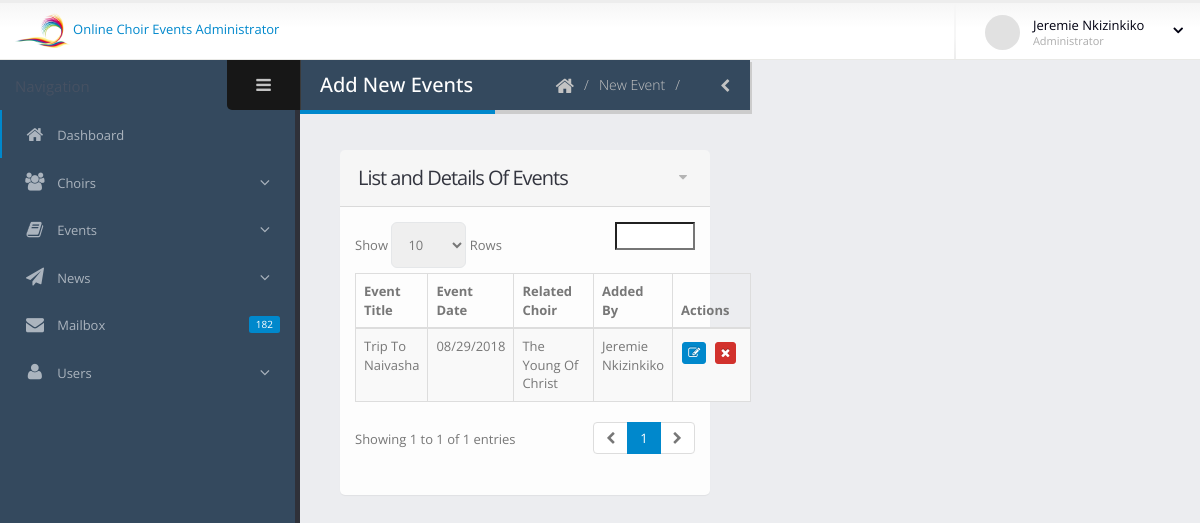
The page /admin/events.php (signed in) on the database its author committed.
### tables this page shows
CREATE TABLE `users` (
  `id` int(10) NOT NULL,
  `fname` varchar(100) NOT NULL,
  `lname` varchar(100) NOT NULL,
  `email` varchar(50) NOT NULL,
  `phone` varchar(50) NOT NULL,
  `type` varchar(50) NOT NULL,
  `choir` int(10) NOT NULL DEFAULT '0',
  `username` varchar(100) DEFAULT NULL,
  `password` varchar(100) NOT NULL,
  `created_at` datetime NOT NULL DEFAULT CURRENT_TIMESTAMP
);

CREATE TABLE `events` (
  `event_id` int(10) NOT NULL,
  `event_title` varchar(100) NOT NULL,
  `event_details` text NOT NULL,
  `event_date` varchar(100) NOT NULL,
  `event_choir_id` int(10) NOT NULL,
  `event_created_by` int(10) NOT NULL,
  `event_created_at` datetime NOT NULL DEFAULT CURRENT_TIMESTAMP
);

CREATE TABLE `choirs` (
  `id` int(10) NOT NULL,
  `ch_name` varchar(100) NOT NULL,
  `ch_details` text NOT NULL,
  `ch_created_at` datetime NOT NULL DEFAULT CURRENT_TIMESTAMP
);

### admin/events.php (the view, shortened to what this page needs)
<?php
include_once "includes/header.php";
if(!isset($_SESSION['admin']) && !isset($_SESSION['adminId'])){
	echo "<script type=\"text/javascript\">
				swal({
					title: \"User Not Logged In!\",
					text: \"Please login and proceed...\",
					type: 'error',
					timer: 3000,
					showConfirmButton: false
				});
				setTimeout(function(){
					window.location.href = '../login.php';
				}, 2000);
			</script>";
} else {
	try {
		$sqlSelEvents = 'SELECT * FROM events ORDER BY event_created_at DESC';
		$stmEvents = $db->prepare($sqlSelEvents);
		$stmEvents->execute();
	} catch (PDOException $ex) {
		echo "An error occured: ".$ex->getMessage();
	}
}
?>
<section role="main" class="content-body">
					<header class="page-header">
						<h2>Add New Events</h2>
						<div class="right-wrapper pull-right">
							<ol class="breadcrumbs">
								<li>
									<a href="index.php">
										<i class="fa fa-home"></i>
									</a>
								</li>
								<li><span>New Event</span></li>
								<a class="sidebar-right-toggle"><i class="fa fa-chevron-left"></i></a>
							</ol>
						</div>
					</header>
                      <section class="panel">
							<header class="panel-heading">
								<div class="panel-actions">
									<a href="#" class="fa fa-caret-down"></a>
								</div>
								<h2 class="panel-title">List and Details Of Events</h2>
							</header>
							<div class="panel-body">
								<table class="table table-bordered table-striped mb-none" id="datatable-default">
									<thead>
										<tr>
											<th>Event Title</th>
											<th>Event Date</th>
											<th>Related Choir</th>
											<th>Added By</th>
											<th>Actions</th>
										</tr>
									</thead>
									<tbody>
										<?php
										while($rowEvents= $stmEvents->fetch()){
											$eventId = $rowEvents['event_id'];
											$eventTitle = $rowEvents['event_title'];
											$eventDate = $rowEvents['event_date'];
											$choirId = $rowEvents['event_choir_id'];
											$creatorId = $rowEvents['event_created_by'];
											$sqlCh = 'SELECT * FROM choirs WHERE id = :id';
											$stmCh = $db->prepare($sqlCh);
											$stmCh->execute(array(':id'=>$choirId));
											while($rowCh = $stmCh->fetch()){
												$eventChoir = $rowCh['ch_name'];
											}
											$sqlCr = 'SELECT * FROM users WHERE id = :id';
											$stmCr = $db->prepare($sqlCr);
											$stmCr->execute(array(':id'=>$creatorId));
											while($rowCr = $stmCr->fetch()){
												$creatorFname = $rowCr['fname'];
												$creatorLname = $rowCr['lname'];
											}
											?>
											<tr class="gradeA">
												<td><?php  echo $eventTitle; ?></td>
												<td><?php  echo $eventDate; ?></td>
												<td><?php echo $eventChoir; ?></td>
												<td><?php echo $creatorFname." ".$creatorLname; ?></td>
												<td class="center">
													<a href="events-edit.php?eventId=<?php  echo $eventId; ?>" type="button" class="mb-xs mt-xs mr-xs btn btn-xs btn-primary" title="Edit Event">
														<i class="fa fa-edit"></i></a>
													<a href= "events-delete.php?eventId=<?php  echo $eventId; ?>" onclick="return confirm('Are you sure you want to delete event <?php echo $eventTitle; ?> ?')" type="button" class="mb-xs mt-xs mr-xs btn btn-xs btn-danger" title="Delete Event">
														<i class="fa fa-times"></i></a>
												</td>
											</tr><?php
										}
										?>
									</tbody>
								</table>
							</div>
						</section>
				</section>
<?php
include_once "includes/footer.php";
?>

### admin/includes/header.php (shortened to what this page needs)
<?php
include_once "includes/connect.php";
if(isset($_SESSION['admin']) && isset($_SESSION['adminId'])){
	try {
		$sqlSelectUser = 'SELECT * FROM users WHERE id = :adminId';
		$stmUser = $db->prepare($sqlSelectUser);
		$stmUser->execute(array(':adminId'=>$_SESSION['adminId']));
		while($rowUser = $stmUser->fetch()){
			$adminFname = $rowUser['fname'];
			$adminLname = $rowUser['lname'];
		}
	} catch (PDOException $ex) {
		echo "An error occured: ".$ex->getMessage();
	}
}
?>
<!DOCTYPE html>
<html lang="en">
<head>
	<link rel="stylesheet" href="assets/vendor/bootstrap/css/bootstrap.css" />
	<link rel="stylesheet" href="assets/vendor/font-awesome/css/font-awesome.css" />
	<link rel="stylesheet" href="assets/vendor/magnific-popup/magnific-popup.css" />
	<link rel="stylesheet" href="assets/vendor/bootstrap-datepicker/css/datepicker3.css" />
	<link rel="stylesheet" href="assets/vendor/jquery-ui/css/ui-lightness/jquery-ui-1.10.4.custom.css" />
	<link rel="stylesheet" href="assets/vendor/bootstrap-multiselect/bootstrap-multiselect.css" />
	<link rel="stylesheet" href="assets/vendor/morris/morris.css" />
	<link rel="stylesheet" href="assets/vendor/select2/select2.css" />
	<link rel="stylesheet" href="assets/vendor/jquery-datatables-bs3/assets/css/datatables.css" />
	<link rel="stylesheet" href="assets/vendor/summernote/summernote.css" />
	<link rel="stylesheet" href="assets/vendor/summernote/summernote-bs3.css" />
	<link rel="stylesheet" href="assets/<meta name="keywords" content="HTML5 Admin Template" />
	<link rel="stylesheet" href="assets/css/theme.css" />
	<link rel="stylesheet" href="assets/css/skins/default.css" />
	<link rel="stylesheet" href="assets/css/theme-custom.css">
	<link rel="stylesheet" href="assets/css/skins/default.css" />
	<link rel="stylesheet" href="assets/css/theme-custom.css">
	<link href="assets/css/sweetalert.css" rel="stylesheet">
</head>
<body>
		<section class="body">
			<header class="header">
				<div class="logo-container">
					<a href="index.php" class="logo">
						<img src="assets/img/f.png" height="35" alt="JSOFT Admin" /> Online Choir Events Administrator
					</a>
				</div>
				<div class="header-right">
					<span class="separator"></span>
					<div id="userbox" class="userbox">
						<a href="#" data-toggle="dropdown">
							<figure class="profile-picture">
								<img src="assets/img/!logged-user.jpg" alt="Joseph Doe" class="img-circle" data-lock-picture="assets/img/!logged-user.jpg" />
							</figure>
							<div class="profile-info" data-lock-name="John Doe" data-lock-email="johndoe@JSOFT.com">
								<span class="name"><?php if(isset($adminFname)) echo $adminFname." ".$adminLname; ?></span>
								<span class="role">Administrator</span>
							</div>
							<i class="fa custom-caret"></i>
						</a>
					</div>
				</div>
			</header>
			<div class="inner-wrapper">
				<aside id="sidebar-left" class="sidebar-left">
					<div class="sidebar-header">
						<div class="sidebar-title">
						</div>
						<div class="sidebar-toggle hidden-xs" data-toggle-class="sidebar-left-collapsed" data-target="html" data-fire-event="sidebar-left-toggle">
							<i class="fa fa-bars" aria-label="Toggle sidebar"></i>
						</div>
					</div>
					<div class="nano">
						<div class="nano-content">
							<nav id="menu" class="nav-main" role="navigation">
								<ul class="nav nav-main">
									<li class="nav-active">
										<a href="index.php">
											<i class="fa fa-home" aria-hidden="true"></i>
											<span>Dashboard</span>
										</a>
									</li>
									<li class="nav-parent">
										<a>
											<i class="fa fa-group" aria-hidden="true"></i>
											<span>Choirs</span>
										</a>
									</li>
									<li class="nav-parent">
										<a>
											<i class="fa fa-book" aria-hidden="true"></i>
											<span>Events</span>
										</a>
									</li>
									<li class="nav-parent">
										<a>
											<i class="fa fa-paper-plane" aria-hidden="true"></i>
											<span>News</span>
										</a>
									</li>
									<li>
										<a href="messages.php">
											<span class="pull-right label label-primary">182</span>
											<i class="fa fa-envelope" aria-hidden="true"></i>
											<span>Mailbox</span>
										</a>
									</li>
									<li class="nav-parent">
										<a>
											<i class="fa fa-user" aria-hidden="true"></i>
											<span>Users</span>
										</a>
									</li>
								</ul>
							</nav>
							<hr class="separator" />
						</div>
					</div>
				</aside>

### admin/assets/css/skins/default.css (style rules this page uses)
a, .btn-link { color: #0088cc; }
body .btn-primary { color: #ffffff; text-shadow: 0 -1px 0 rgba(0, 0, 0, 0.25); background-color: #0088cc; border-color: #0088cc; }
body .btn-danger { color: #ffffff; text-shadow: 0 -1px 0 rgba(0, 0, 0, 0.25); background-color: #d2322d; border-color: #d2322d; }
.label-primary { background: #0088cc; }
.page-header h2 { border-bottom-color: #0088cc; }
ul.nav-main > li.nav-active > a { box-shadow: 2px 0 0 #0088cc inset; }

### rows shown on the page
users: fname "Jeremie", lname "Nkizinkiko"
events: event_title "Trip To Naivasha", event_date "08/29/2018", choirs.ch_name "The Young Of Christ", users.fname "Jeremie", users.lname "Nkizinkiko"
